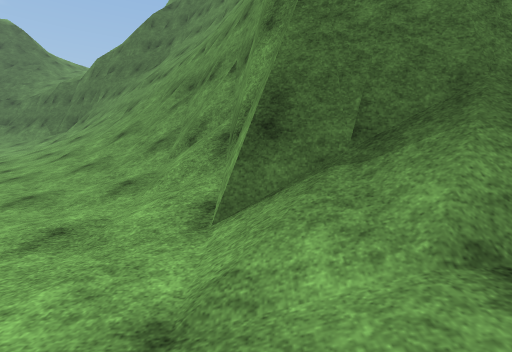
View 1 (above)

21 first-person views from a walk through a 3-D level made in the Unity game engine. The camera is 1.4 m above the floor, tilts 4° down and sees 85° across. The floor is counted in squares, 2 m on a side. Each view is taken from the middle of a square. On the plan, view 1 faces up. The plan holds only what a view shows up to about 9 squares ahead; the rest is blank. The place goes on beyond the plan. Some surface patterns are stand-ins.

View 2
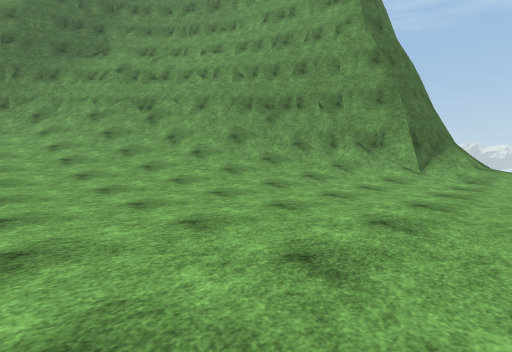

View 3
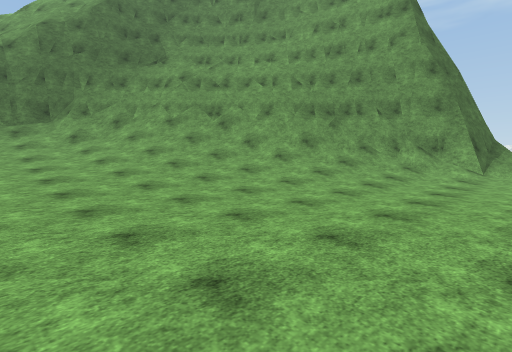

View 4
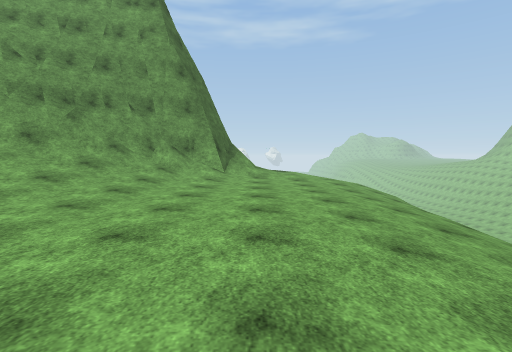

View 5
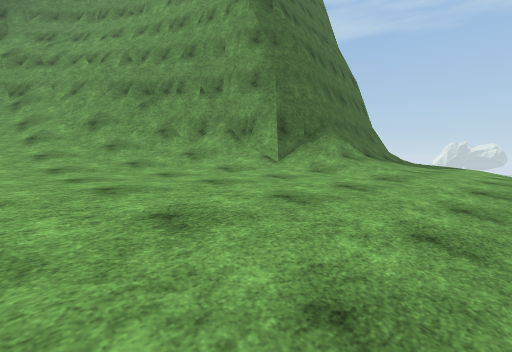

View 6
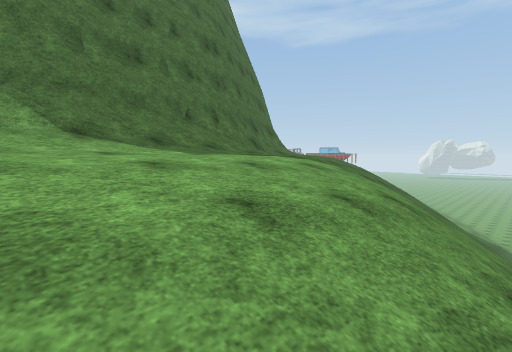

View 7
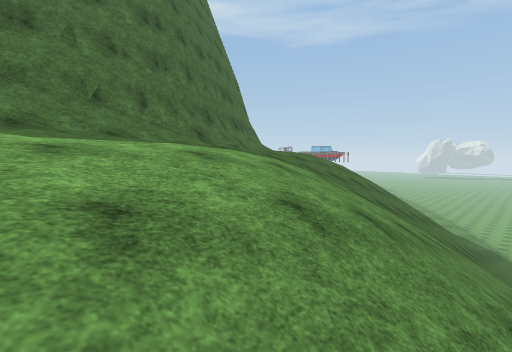

View 8
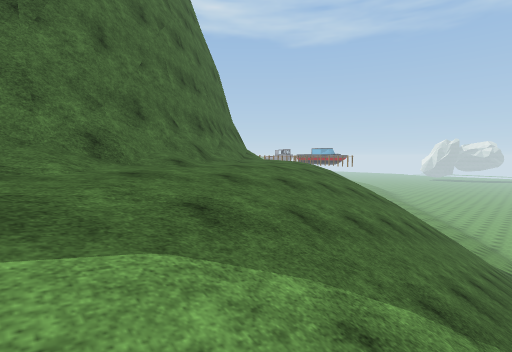

View 9
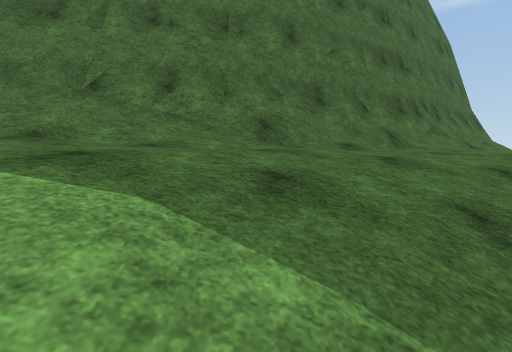

View 10
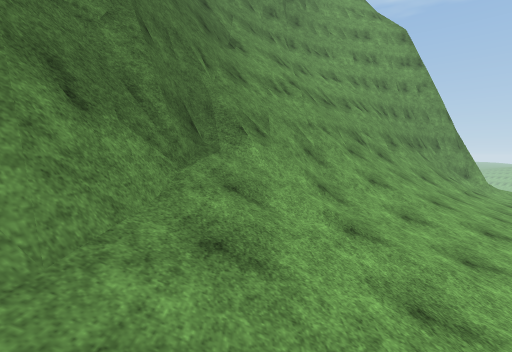

View 11
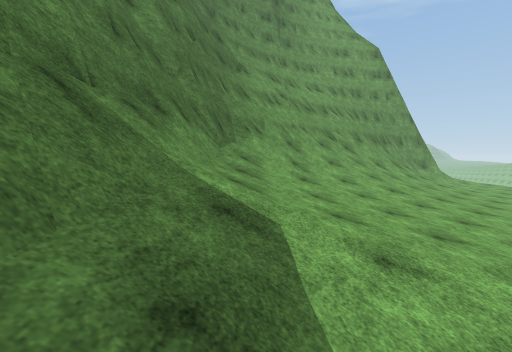

View 12
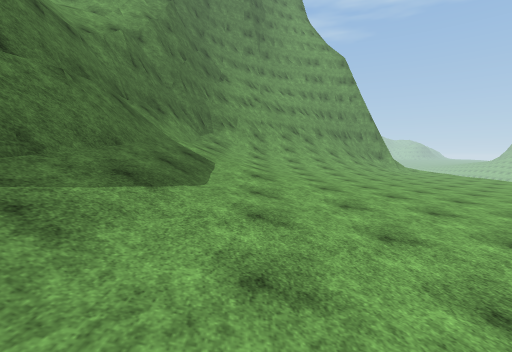

View 13
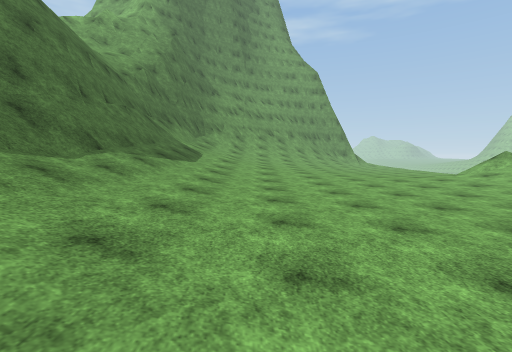

View 14
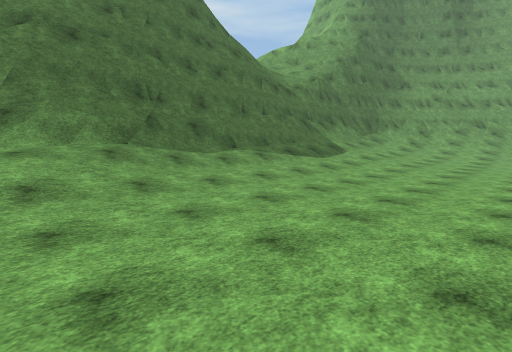

View 15
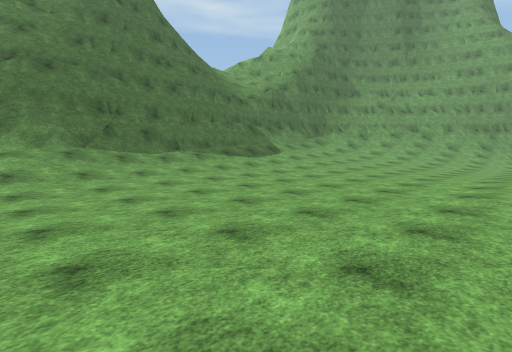

View 16
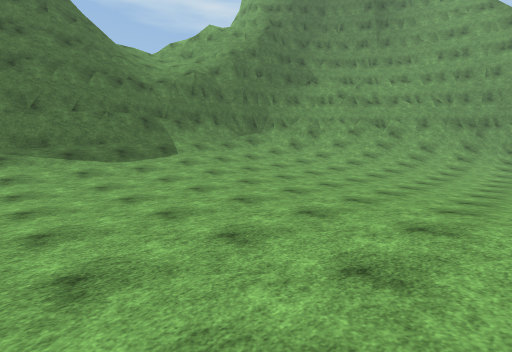

View 17
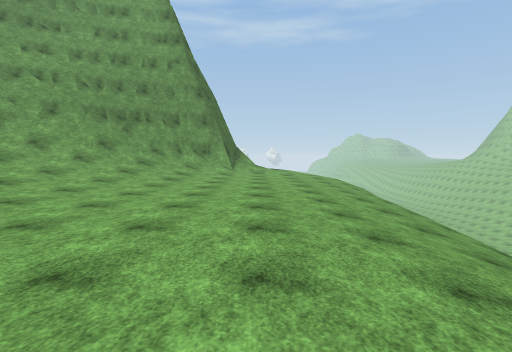

View 18
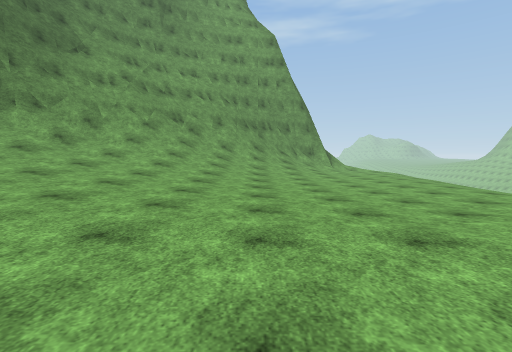

View 19
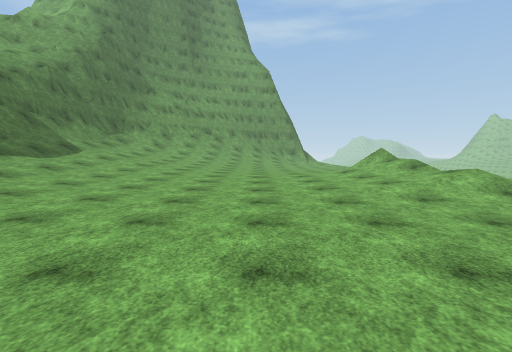

View 20
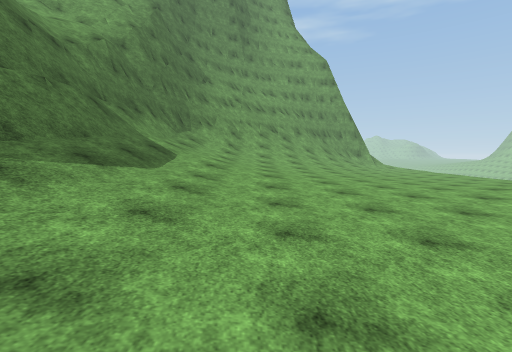

View 21
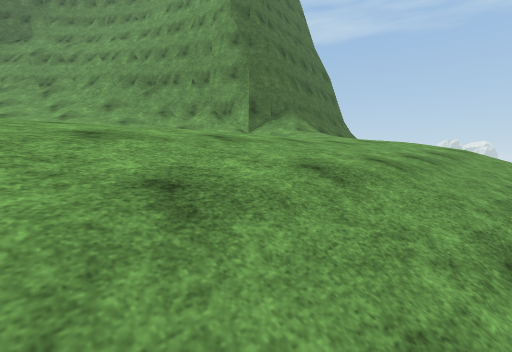

### Floor plan
Key: @ floor where view 1 was taken; # wall or solid block; x gap in a wall; . main floor; : floor 0.75 m higher than the main floor; - floor 0.75 m lower than the main floor; + floor 1.5 m higher than the main floor; / step, stairs or slope; = window, fence, low wall or low ledge; v drop or lower ground.
Columns run from 22 left of view 1 to 13 right of it. Each row starts with its distance up from view 1.
 17             //
 16  vv vvv v=////
 15        #vv///=
 14 ##########v#vxvvvvv
 13 //=///###//######
 12 /+////////////####
 11 //:::::::/+/////=##
 10 .......:::::+////###
  9 .........:::::////##
  8 ...........::://///##
  7 ..............:////###
  6 ................:///##            ##
  5 .................////##         ###.
  4 ...................//##       ###..
  3    ....:://.........//#    ####.....
  2     .::+/= ........../#######.....//
  1           ............//////....////
  0            ...........@.......//////
 -1             ................////////
 -2              /--------....-/////////
 -3               /////////-////////////
 -4                 ////////////////////

Where each view was taken, in squares from view 1:
view 1: 0 up, 0 right, facing up
view 2: 0 up, 8 left, facing up-right
view 3: 1 up, 10 left, facing up-right
view 4: 1 up, 9 left, facing right
view 5: 2 down, 5 left, facing up-right
view 6: 4 down, 1 right, facing up-right
view 7: 4 down, 3 right, facing up-right
view 8: 2 down, 6 right, facing up-right
view 9: 2 down, 7 right, facing up
view 10: 12 up, 12 left, facing right
view 11: 12 up, 15 left, facing right
view 12: 11 up, 18 left, facing right
view 13: 10 up, 22 left, facing right
view 14: 7 up, 22 left, facing up-right
view 15: 4 up, 22 left, facing up-right
view 16: 4 up, 17 left, facing up-right
view 17: 1 up, 12 left, facing right
view 18: 6 up, 15 left, facing right
view 19: 6 up, 22 left, facing right
view 20: 10 up, 19 left, facing right
view 21: 4 down, 6 left, facing up-right
